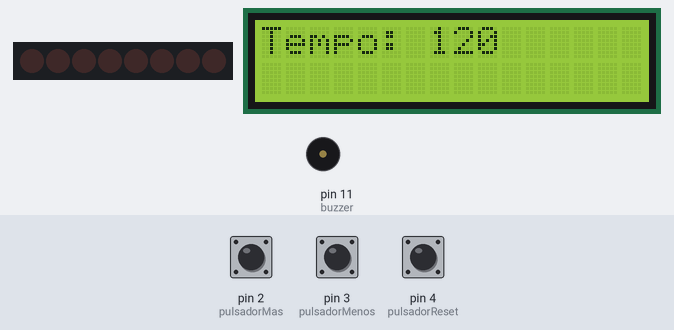
This sketch was run on a simulated Arduino Uno, built with avr-gcc and run on an emulated ATmega328P. On the bench: 8 shift-register outputs drawn as a row of LEDs (first output left, lit = HIGH), 16×2 character LCD, buzzer (waves = sounding). Wiring (inferred from the names in the program): shift register (74HC595): data pin 12; shift clock pin 13; latch pin 8. Wiring (inferred from the signals the program sends): row of LEDs: on Q0, Q1, Q2, Q3, Q4, Q5, Q6, Q7. The test bench sets the inputs (shaded band); at power-on: pin 2 (pulsadorMas) LOW, pin 4 (pulsadorReset) LOW, pin 3 (pulsadorMenos) LOW.

Above: at 1.2 s.
1.3 s: pin 2 (pulsadorMas) pulled HIGH for 3.2 s
At 2.78 s:
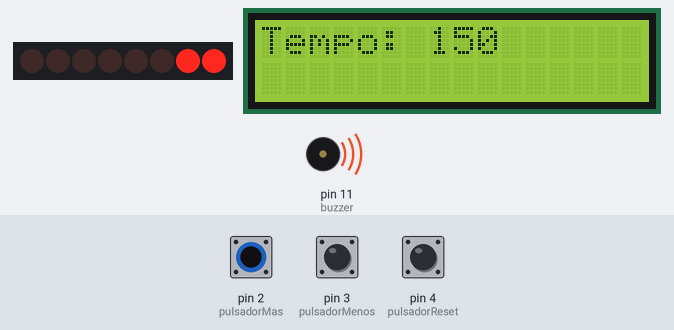
6.0 s: pin 4 (pulsadorReset) pulled HIGH for 0.45 s
At 6.84 s:
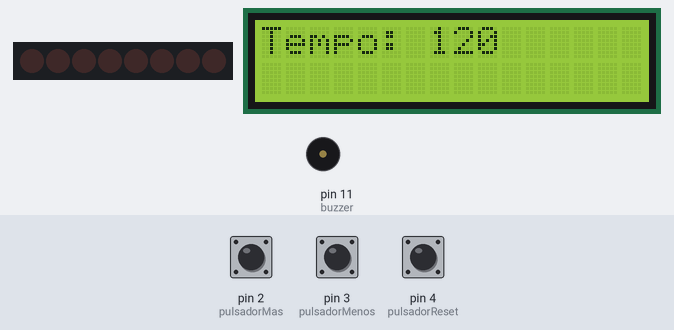
7.9 s: pin 2 (pulsadorMas) pulled HIGH for 1 s
At 9.19 s:
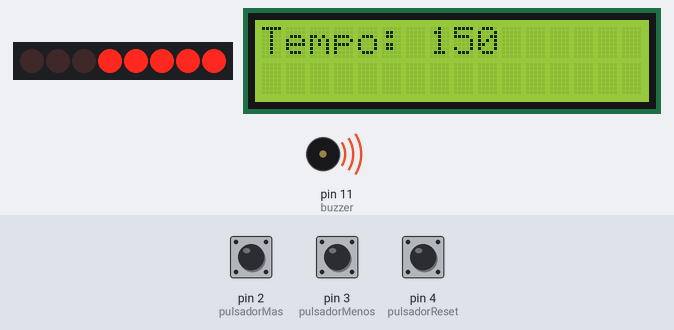
11.9 s: pin 2 (pulsadorMas) pulled HIGH for 0.45 s
At 14.34 s:
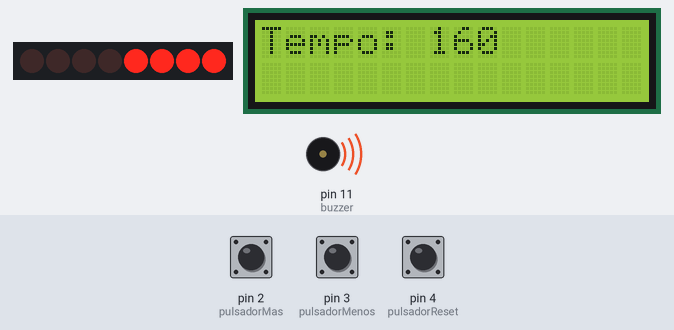
15.3 s: pin 3 (pulsadorMenos) pulled HIGH for 0.45 s
At 15.86 s:
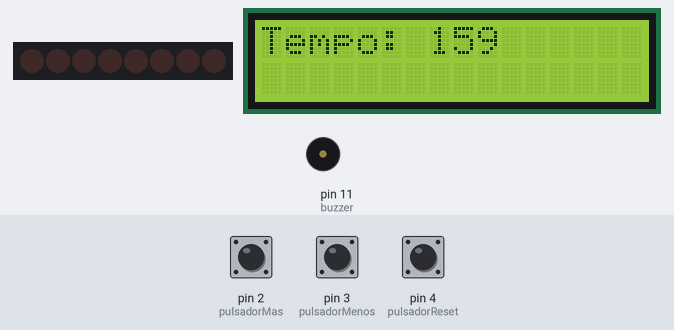
17.2 s: pin 3 (pulsadorMenos) pulled HIGH for 1 s
At 18.2 s:
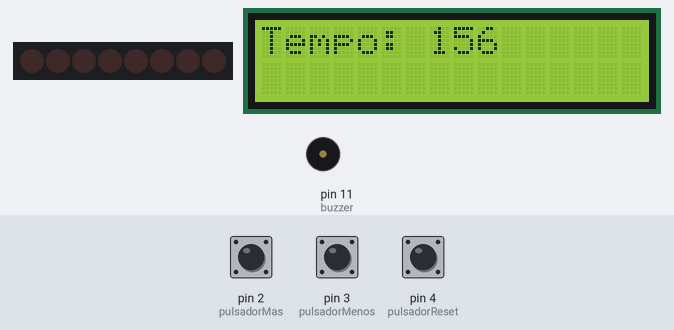
Timing chart, 0 to 20.7 s (numbered marks = the images above; inputs shaded):
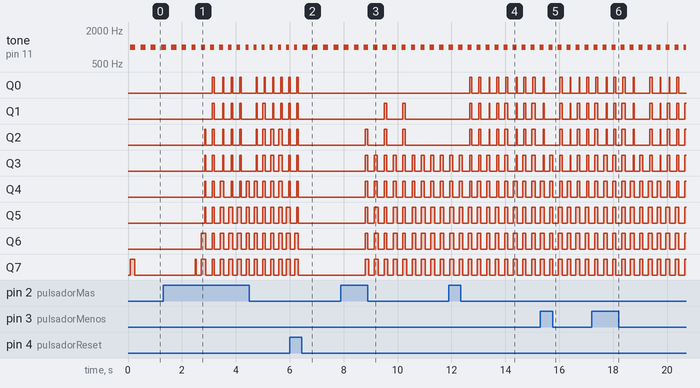

The sketch:

metronomo.ino
```cpp
// importamos librerias
#include <LiquidCrystal_I2C.h>
#include <Wire.h>

// iniciamos el lcd
LiquidCrystal_I2C lcd(0x27, 16, 2);

// pines
int pulsadorMas = 2;
int pulsadorMenos = 3;
int pulsadorReset = 4;
int latchPin = 8;
int buzzer = 11;
int dataPin = 12;
int clockPin = 13;

// Variables const
const int tempo = 60000;
const int limiteSup = 300;
const int limiteInf = 10;
const int BPMdefault = 120;

// variables iniciales
int BPM = BPMdefault;
byte myByte = 0b00000000; // Inicialmente todos los LEDs apagados
float dt;

// unsigned long ultimoTiempoMas = 0;
// unsigned long ultimoTiempoMenos = 0;
// unsigned long intervaloDebounce = 50; // Tiempo de debounce en milisegundos

// funciones
void actualizarRegistro(byte byteADesplazar)
{
  digitalWrite(latchPin, LOW);
  shiftOut(dataPin, clockPin, LSBFIRST, byteADesplazar);
  digitalWrite(latchPin, HIGH);
}

void setup()
{
  Serial.begin(9600);
  pinMode(pulsadorMas, INPUT);
  pinMode(pulsadorMenos, INPUT);
  pinMode(pulsadorReset, INPUT);
  pinMode(latchPin, OUTPUT);
  pinMode(clockPin, OUTPUT);
  pinMode(dataPin, OUTPUT);
  pinMode(buzzer, OUTPUT);
  lcd.init();
  lcd.backlight();
  lcd.clear();
  lcd.setCursor(0, 0);
  lcd.print("Tempo:");
}

void loop()
{
  int lecturamas = digitalRead(pulsadorMas);
  int lecturamenos = digitalRead(pulsadorMenos);
  int lecturareset = digitalRead(pulsadorReset);
  // && millis() - ultimoTiempoMas > intervaloDebounce
  // && millis() - ultimoTiempoMenos > intervaloDebounce
  lcd.setCursor(7, 0);
  dt = ((tempo / BPM) / 4) * -1;

  if (lecturamas == HIGH && BPM < limiteSup)
  {
    BPM = BPM + 10; // Aumenta BPM en 10 pero no supera el límite de 400
  }
  else if (lecturamas == HIGH && BPM == limiteSup)
  {
    tone(buzzer, 2500, 100);
  }

  if (lecturamenos == HIGH && BPM > limiteInf)
  {
    BPM = BPM - 1; // Disminuye BPM en 10 pero no baja del límite de 10
  }
  else if (lecturamenos == HIGH && BPM == limiteInf)
  {
    tone(buzzer, 2500, 100);
  }

  if (lecturareset == HIGH)
  {
    BPM = BPMdefault;
    tone(buzzer, 1500, 100);
  }
  for (int i = 0; i < 8; i++)
  {
    myByte |= (1 << i); // Enciende el i-ésimo LED
    actualizarRegistro(myByte);
    delay(dt);
    tone(buzzer, 1000, 20);
  }

  for (int i = 7; i >= 0; i--)
  {
    myByte &= ~(1 << i); // Apaga el i-ésimo LED
    actualizarRegistro(myByte);
    delay(dt);
    tone(buzzer, 1000, 20);
  }

  if (BPM < 100)
  {
    lcd.print(0);
    lcd.print(BPM);
  }
  else
  {
    lcd.print(BPM);
  }
  delay(200);
}
```

Measured:
- after the input at 1.3 s, Q0: goes HIGH 0.08 s, 3 × (LOW 0.32 s, HIGH 0.04 s), LOW 0.56 s, 4 × (HIGH 0.04 s, LOW 0.26 s), then HIGH, starting after 1.8 s; Q5: goes HIGH 0.03 s, LOW 0.24 s, HIGH 0.08 s, 5 × (LOW 0.22 s, HIGH 0.14 s), 3 × (LOW 0.20 s, HIGH 0.10 s), LOW 0.16 s, then HIGH, starting after 1.5 s
- after the input at 6.0 s, the display: first differs from a run without the input after 0.18 s (image 2 shows a later state)
- after the input at 7.9 s, the display: first changes after 0.28 s (image 3 shows a later state)
- by itself, tone on pin 11 (buzzer): repeats every 0.38 s: 1000 Hz 0.19 s, silent 0.19 s
